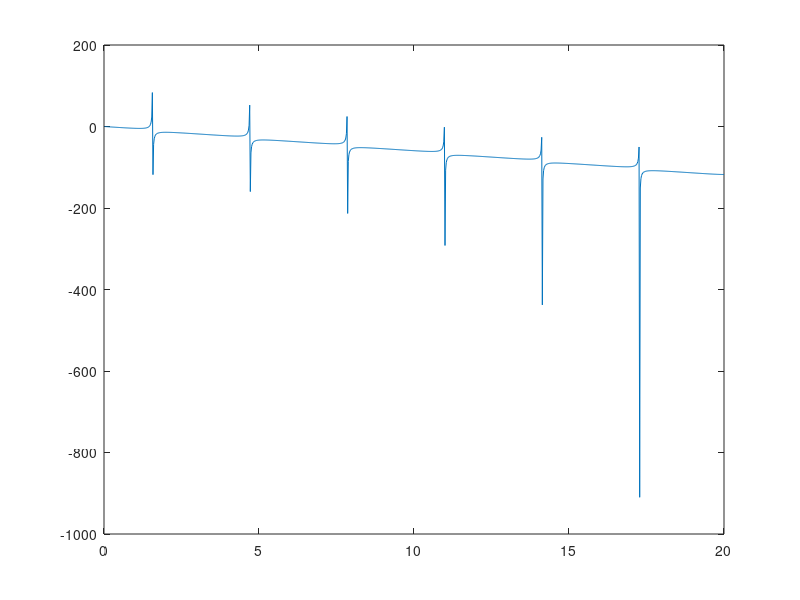

Reproduce this figure in MATLAB.
clear all

N = 20;
dx = N/1000;
x = (dx : dx : N)';

b  = 1;    % biot parameter
iM = 0;    % biot compressibility: iM = 1/M
K  = 1;    % Bulk modulus
nu = 0.4;  % Poisson coefficient

iMKu = K*iM + b^2; % iMKu = Ku/M; page 86 (97) 4.66
B = b/(iMKu);           % page 86 (97) 4.68
a = b*B*(1 - 2*nu)/3;
nuu = (a + nu)/(1 - a); % page 87 (98) 4.71;

eta = (1 - nu)./(nuu - nu)/2 % for comparison with verruijt

fx = tan(x) - (1 - nu)./(nuu - nu)*x;

plot(x, fx)
